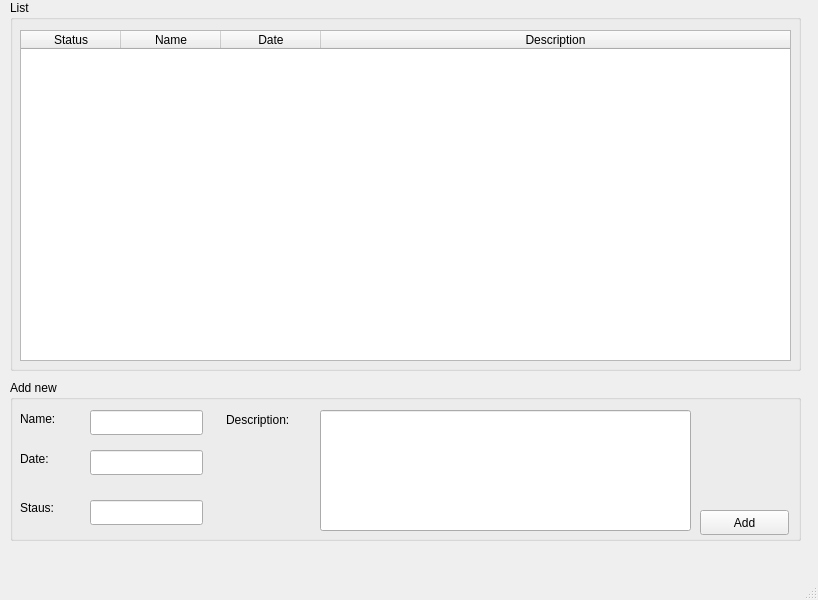
<?xml version="1.0" encoding="UTF-8"?>
<ui version="4.0">
 <class>MainWindow</class>
 <widget class="QMainWindow" name="MainWindow">
  <property name="geometry">
   <rect>
    <x>0</x>
    <y>0</y>
    <width>818</width>
    <height>600</height>
   </rect>
  </property>
  <property name="windowTitle">
   <string>MainWindow</string>
  </property>
  <widget class="QWidget" name="centralwidget">
   <widget class="QGroupBox" name="groupBox">
    <property name="geometry">
     <rect>
      <x>10</x>
      <y>0</y>
      <width>791</width>
      <height>371</height>
     </rect>
    </property>
    <property name="title">
     <string>List</string>
    </property>
    <widget class="QTableWidget" name="Todo_list">
     <property name="geometry">
      <rect>
       <x>10</x>
       <y>30</y>
       <width>771</width>
       <height>331</height>
      </rect>
     </property>
     <property name="sizeAdjustPolicy">
      <enum>QAbstractScrollArea::AdjustIgnored</enum>
     </property>
     <property name="editTriggers">
      <set>QAbstractItemView::NoEditTriggers</set>
     </property>
     <property name="selectionMode">
      <enum>QAbstractItemView::SingleSelection</enum>
     </property>
     <property name="selectionBehavior">
      <enum>QAbstractItemView::SelectRows</enum>
     </property>
     <property name="wordWrap">
      <bool>true</bool>
     </property>
     <property name="rowCount">
      <number>0</number>
     </property>
     <property name="columnCount">
      <number>4</number>
     </property>
     <attribute name="horizontalHeaderVisible">
      <bool>true</bool>
     </attribute>
     <attribute name="horizontalHeaderDefaultSectionSize">
      <number>100</number>
     </attribute>
     <attribute name="horizontalHeaderHighlightSections">
      <bool>true</bool>
     </attribute>
     <attribute name="horizontalHeaderStretchLastSection">
      <bool>true</bool>
     </attribute>
     <attribute name="verticalHeaderVisible">
      <bool>false</bool>
     </attribute>
     <column>
      <property name="text">
       <string>Status</string>
      </property>
     </column>
     <column>
      <property name="text">
       <string>Name</string>
      </property>
     </column>
     <column>
      <property name="text">
       <string>Date</string>
      </property>
     </column>
     <column>
      <property name="text">
       <string>Description</string>
      </property>
     </column>
    </widget>
   </widget>
   <widget class="QGroupBox" name="add_todo_gp">
    <property name="geometry">
     <rect>
      <x>10</x>
      <y>380</y>
      <width>791</width>
      <height>161</height>
     </rect>
    </property>
    <property name="title">
     <string>Add new</string>
    </property>
    <widget class="QPushButton" name="Add_todo">
     <property name="geometry">
      <rect>
       <x>690</x>
       <y>130</y>
       <width>89</width>
       <height>25</height>
      </rect>
     </property>
     <property name="text">
      <string>Add</string>
     </property>
    </widget>
    <widget class="QLabel" name="label">
     <property name="geometry">
      <rect>
       <x>10</x>
       <y>30</y>
       <width>67</width>
       <height>17</height>
      </rect>
     </property>
     <property name="text">
      <string>Name:</string>
     </property>
    </widget>
    <widget class="QLineEdit" name="lineEdit">
     <property name="geometry">
      <rect>
       <x>80</x>
       <y>30</y>
       <width>113</width>
       <height>25</height>
      </rect>
     </property>
    </widget>
    <widget class="QLineEdit" name="lineEdit_2">
     <property name="geometry">
      <rect>
       <x>80</x>
       <y>70</y>
       <width>113</width>
       <height>25</height>
      </rect>
     </property>
    </widget>
    <widget class="QLabel" name="label_2">
     <property name="geometry">
      <rect>
       <x>10</x>
       <y>70</y>
       <width>67</width>
       <height>17</height>
      </rect>
     </property>
     <property name="text">
      <string>Date:</string>
     </property>
    </widget>
    <widget class="QLineEdit" name="lineEdit_4">
     <property name="geometry">
      <rect>
       <x>310</x>
       <y>30</y>
       <width>371</width>
       <height>121</height>
      </rect>
     </property>
    </widget>
    <widget class="QLabel" name="label_4">
     <property name="geometry">
      <rect>
       <x>216</x>
       <y>30</y>
       <width>81</width>
       <height>20</height>
      </rect>
     </property>
     <property name="text">
      <string>Description:</string>
     </property>
    </widget>
    <widget class="QLabel" name="label_3">
     <property name="geometry">
      <rect>
       <x>10</x>
       <y>120</y>
       <width>67</width>
       <height>16</height>
      </rect>
     </property>
     <property name="text">
      <string>Staus:</string>
     </property>
    </widget>
    <widget class="QLineEdit" name="lineEdit_3">
     <property name="geometry">
      <rect>
       <x>80</x>
       <y>120</y>
       <width>113</width>
       <height>25</height>
      </rect>
     </property>
    </widget>
   </widget>
  </widget>
  <widget class="QMenuBar" name="menubar">
   <property name="geometry">
    <rect>
     <x>0</x>
     <y>0</y>
     <width>818</width>
     <height>22</height>
    </rect>
   </property>
  </widget>
  <widget class="QStatusBar" name="statusbar"/>
 </widget>
 <resources/>
 <connections/>
</ui>
